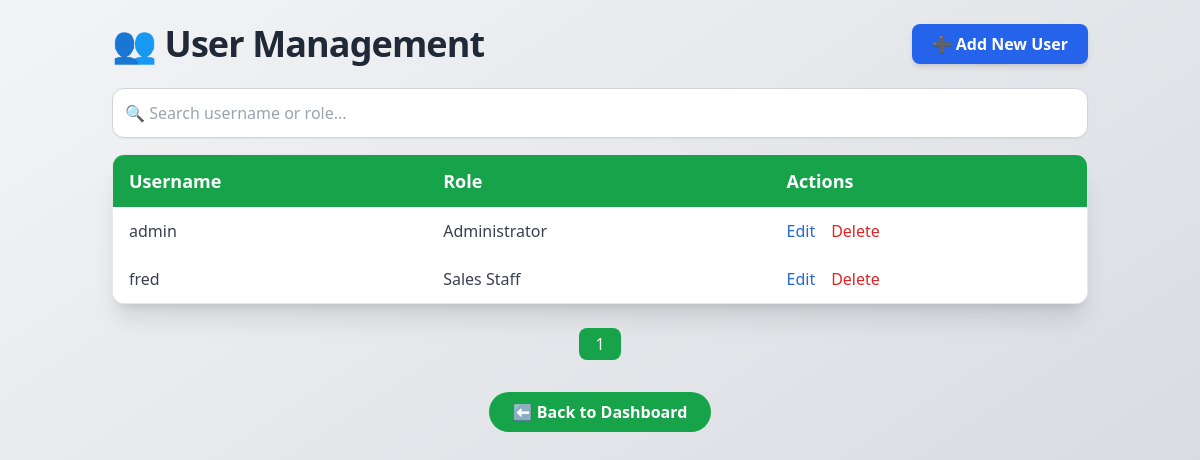
Page /admin_view_users.php (signed in) on the committed database.
### tables this page shows
CREATE TABLE `users` (
  `user_id` int(11) NOT NULL,
  `username` varchar(50) NOT NULL,
  `password` varchar(255) NOT NULL,
  `role_id` int(11) DEFAULT NULL,
  `profile_image` varchar(255) DEFAULT NULL,
  `security_question` varchar(255) DEFAULT NULL,
  `security_answer` varchar(255) DEFAULT NULL,
  `new_password` varchar(255) NOT NULL
);

CREATE TABLE `roles` (
  `role_id` int(11) NOT NULL,
  `role_name` varchar(50) NOT NULL
);

### admin_view_users.php (the view, shortened to what this page needs)
<?php
require 'db.php';
$users = $pdo->query("SELECT u.user_id, u.username, r.role_name FROM users u JOIN roles r ON u.role_id = r.role_id")->fetchAll();
?>
<!DOCTYPE html>
<html lang="en">
<head>
  <script src="https://cdn.tailwindcss.com"></script>
</head>
<body class="bg-gradient-to-br from-gray-100 to-gray-300 min-h-screen font-sans">
<div class="container mx-auto p-6">
  <div class="flex justify-between items-center mb-6">
    <h2 class="text-4xl font-bold text-gray-800 tracking-tight">👥 User Management</h2>
    <button onclick="openModal()" class="bg-blue-600 hover:bg-blue-700 text-white px-5 py-2 rounded-lg font-semibold shadow-md transition-all duration-300">
      ➕ Add New User
    </button>
  </div>
  <div class="mb-4">
    <input id="searchInput" type="text" placeholder="🔍 Search username or role..." class="w-full p-3 border border-gray-300 rounded-xl shadow-sm focus:outline-none focus:ring-2 focus:ring-blue-500">
  </div>
  <div class="overflow-x-auto bg-white rounded-xl shadow-xl border border-gray-200">
    <table class="min-w-full table-auto" id="userTable">
      <thead class="bg-green-600 text-white text-lg">
        <tr>
          <th class="py-3 px-4 text-left">Username</th>
          <th class="py-3 px-4 text-left">Role</th>
          <th class="py-3 px-4 text-left">Actions</th>
        </tr>
      </thead>
      <tbody class="bg-white text-gray-700 text-md" id="tableBody">
        <?php foreach ($users as $user): ?>
        <tr class="hover:bg-green-50 transition duration-200">
          <td class="py-3 px-4"><?= htmlspecialchars($user['username']) ?></td>
          <td class="py-3 px-4"><?= htmlspecialchars($user['role_name']) ?></td>
          <td class="py-3 px-4 flex space-x-4">
            <a href="edit_user.php?user_id=<?= $user['user_id'] ?>" class="text-blue-600 hover:text-blue-800 font-medium">Edit</a>
            <form action="<?= $_SERVER['PHP_SELF'] ?>" method="POST">
              <button type="submit" onclick="return confirm('Delete this user?')" class="text-red-600 hover:text-red-800 font-medium">Delete</button>
            </form>
          </td>
        </tr>
        <?php endforeach; ?>
      </tbody>
    </table>
  </div>
  <div class="flex justify-center mt-6 gap-2" id="pagination"></div>
  <div class="mt-8 text-center">
    <a href="dashboard.php" class="inline-block bg-green-600 hover:bg-green-700 text-white px-6 py-2 rounded-full text-md font-bold transition">⬅ Back to Dashboard</a>
  </div>
</div>
</body>
</html>

### rows in the picture
users: username "admin", role.role_name "Administrator"
users: username "fred", role.role_name "Sales Staff"
